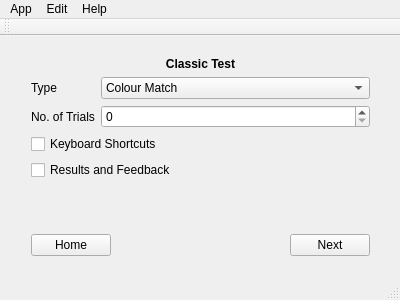
<?xml version="1.0" encoding="UTF-8"?>
<ui version="4.0">
 <class>troops</class>
 <widget class="QMainWindow" name="troops">
  <property name="geometry">
   <rect>
    <x>0</x>
    <y>0</y>
    <width>400</width>
    <height>300</height>
   </rect>
  </property>
  <property name="windowTitle">
   <string>troops</string>
  </property>
  <widget class="QWidget" name="centralWidget">
   <widget class="QStackedWidget" name="stackedWidget">
    <property name="geometry">
     <rect>
      <x>9</x>
      <y>-1</y>
      <width>381</width>
      <height>231</height>
     </rect>
    </property>
    <property name="currentIndex">
     <number>1</number>
    </property>
    <widget class="QWidget" name="page_1">
     <widget class="QWidget" name="layoutWidget">
      <property name="geometry">
       <rect>
        <x>9</x>
        <y>9</y>
        <width>361</width>
        <height>221</height>
       </rect>
      </property>
      <layout class="QVBoxLayout" name="verticalLayout_2">
       <item>
        <layout class="QFormLayout" name="formLayout">
         <item row="0" column="0" colspan="2">
          <widget class="QLabel" name="appTitleLabel">
           <property name="text">
            <string>&lt;html&gt;&lt;head/&gt;&lt;body&gt;&lt;p align=&quot;center&quot;&gt;&lt;span style=&quot; font-weight:600;&quot;&gt;Welcome to Troops!&lt;/span&gt;&lt;/p&gt;&lt;/body&gt;&lt;/html&gt;</string>
           </property>
          </widget>
         </item>
         <item row="1" column="0">
          <widget class="QLabel" name="nameLabel">
           <property name="text">
            <string>Name</string>
           </property>
          </widget>
         </item>
         <item row="1" column="1">
          <widget class="QLineEdit" name="nameEdit"/>
         </item>
         <item row="2" column="0">
          <widget class="QLabel" name="ageLabel">
           <property name="text">
            <string>Age</string>
           </property>
          </widget>
         </item>
         <item row="2" column="1">
          <widget class="QLineEdit" name="ageEdit"/>
         </item>
         <item row="3" column="0">
          <widget class="QLabel" name="genderLabel">
           <property name="text">
            <string>Gender</string>
           </property>
          </widget>
         </item>
         <item row="3" column="1">
          <widget class="QComboBox" name="genderComboBox">
           <item>
            <property name="text">
             <string>Female</string>
            </property>
           </item>
           <item>
            <property name="text">
             <string>Male</string>
            </property>
           </item>
          </widget>
         </item>
         <item row="4" column="0">
          <widget class="QLabel" name="testLabel">
           <property name="text">
            <string>Test</string>
           </property>
          </widget>
         </item>
         <item row="4" column="1">
          <widget class="QComboBox" name="testComboBox">
           <item>
            <property name="text">
             <string>Classic Test</string>
            </property>
           </item>
          </widget>
         </item>
         <item row="5" column="0">
          <spacer name="verticalSpacer_2">
           <property name="orientation">
            <enum>Qt::Vertical</enum>
           </property>
           <property name="sizeHint" stdset="0">
            <size>
             <width>20</width>
             <height>40</height>
            </size>
           </property>
          </spacer>
         </item>
        </layout>
       </item>
       <item>
        <layout class="QHBoxLayout" name="horizontalLayout_2">
         <item>
          <spacer name="horizontalSpacer_2">
           <property name="orientation">
            <enum>Qt::Horizontal</enum>
           </property>
           <property name="sizeHint" stdset="0">
            <size>
             <width>40</width>
             <height>20</height>
            </size>
           </property>
          </spacer>
         </item>
         <item>
          <widget class="QPushButton" name="nextButton_1">
           <property name="text">
            <string>Next</string>
           </property>
          </widget>
         </item>
        </layout>
       </item>
      </layout>
     </widget>
    </widget>
    <widget class="QWidget" name="page_2">
     <widget class="QWidget" name="layoutWidget">
      <property name="geometry">
       <rect>
        <x>11</x>
        <y>11</y>
        <width>361</width>
        <height>221</height>
       </rect>
      </property>
      <layout class="QVBoxLayout" name="verticalLayout">
       <item>
        <layout class="QFormLayout" name="formLayout_2">
         <item row="0" column="0" colspan="2">
          <widget class="QLabel" name="testTitleLabel">
           <property name="text">
            <string>&lt;html&gt;&lt;head/&gt;&lt;body&gt;&lt;p align=&quot;center&quot;&gt;&lt;span style=&quot; font-weight:600;&quot;&gt;Classic Test&lt;/span&gt;&lt;/p&gt;&lt;/body&gt;&lt;/html&gt;</string>
           </property>
          </widget>
         </item>
         <item row="1" column="0">
          <widget class="QLabel" name="typeLabel">
           <property name="text">
            <string>Type</string>
           </property>
          </widget>
         </item>
         <item row="1" column="1">
          <widget class="QComboBox" name="typeComboBox">
           <item>
            <property name="text">
             <string>Colour Match</string>
            </property>
           </item>
           <item>
            <property name="text">
             <string>Text Match</string>
            </property>
           </item>
          </widget>
         </item>
         <item row="2" column="0">
          <widget class="QLabel" name="trialsLabel">
           <property name="text">
            <string>No. of Trials</string>
           </property>
          </widget>
         </item>
         <item row="3" column="0" colspan="2">
          <widget class="QCheckBox" name="keyboardCheckBox">
           <property name="text">
            <string>Keyboard Shortcuts</string>
           </property>
          </widget>
         </item>
         <item row="4" column="0" colspan="2">
          <widget class="QCheckBox" name="resultsCheckBox">
           <property name="text">
            <string>Results and Feedback</string>
           </property>
          </widget>
         </item>
         <item row="2" column="1">
          <widget class="QSpinBox" name="trialsSpinBox"/>
         </item>
         <item row="5" column="0">
          <spacer name="verticalSpacer">
           <property name="orientation">
            <enum>Qt::Vertical</enum>
           </property>
           <property name="sizeHint" stdset="0">
            <size>
             <width>20</width>
             <height>40</height>
            </size>
           </property>
          </spacer>
         </item>
        </layout>
       </item>
       <item>
        <layout class="QHBoxLayout" name="horizontalLayout">
         <item>
          <widget class="QPushButton" name="homeButton_1">
           <property name="text">
            <string>Home</string>
           </property>
          </widget>
         </item>
         <item>
          <spacer name="horizontalSpacer">
           <property name="orientation">
            <enum>Qt::Horizontal</enum>
           </property>
           <property name="sizeHint" stdset="0">
            <size>
             <width>40</width>
             <height>20</height>
            </size>
           </property>
          </spacer>
         </item>
         <item>
          <widget class="QPushButton" name="nextButton_2">
           <property name="text">
            <string>Next</string>
           </property>
          </widget>
         </item>
        </layout>
       </item>
      </layout>
     </widget>
    </widget>
    <widget class="QWidget" name="page_3">
     <widget class="QLabel" name="label_8">
      <property name="geometry">
       <rect>
        <x>150</x>
        <y>10</y>
        <width>81</width>
        <height>16</height>
       </rect>
      </property>
      <property name="text">
       <string>Colour Match</string>
      </property>
     </widget>
     <widget class="QPushButton" name="paintButton">
      <property name="geometry">
       <rect>
        <x>140</x>
        <y>170</y>
        <width>88</width>
        <height>27</height>
       </rect>
      </property>
      <property name="text">
       <string>Paint</string>
      </property>
     </widget>
    </widget>
    <widget class="QWidget" name="page_4">
     <widget class="QLabel" name="label_9">
      <property name="geometry">
       <rect>
        <x>90</x>
        <y>70</y>
        <width>71</width>
        <height>16</height>
       </rect>
      </property>
      <property name="text">
       <string>Text Match</string>
      </property>
     </widget>
    </widget>
   </widget>
  </widget>
  <widget class="QMenuBar" name="menuBar">
   <property name="geometry">
    <rect>
     <x>0</x>
     <y>0</y>
     <width>400</width>
     <height>24</height>
    </rect>
   </property>
   <widget class="QMenu" name="menuApp">
    <property name="title">
     <string>App</string>
    </property>
    <addaction name="actionQuit"/>
   </widget>
   <widget class="QMenu" name="menuEdit">
    <property name="title">
     <string>Edit</string>
    </property>
    <addaction name="actionOptions"/>
   </widget>
   <widget class="QMenu" name="menuHelp">
    <property name="title">
     <string>Help</string>
    </property>
    <addaction name="actionAbout_Troops"/>
    <addaction name="actionAbout_Qt"/>
   </widget>
   <addaction name="menuApp"/>
   <addaction name="menuEdit"/>
   <addaction name="menuHelp"/>
  </widget>
  <widget class="QToolBar" name="mainToolBar">
   <attribute name="toolBarArea">
    <enum>TopToolBarArea</enum>
   </attribute>
   <attribute name="toolBarBreak">
    <bool>false</bool>
   </attribute>
  </widget>
  <widget class="QStatusBar" name="statusBar"/>
  <action name="actionQuit">
   <property name="text">
    <string>Quit</string>
   </property>
  </action>
  <action name="actionOptions">
   <property name="text">
    <string>Options</string>
   </property>
  </action>
  <action name="actionAbout_Troops">
   <property name="text">
    <string>About Troops</string>
   </property>
  </action>
  <action name="actionAbout_Qt">
   <property name="text">
    <string>About Qt</string>
   </property>
  </action>
 </widget>
 <layoutdefault spacing="6" margin="11"/>
 <resources/>
 <connections/>
</ui>
